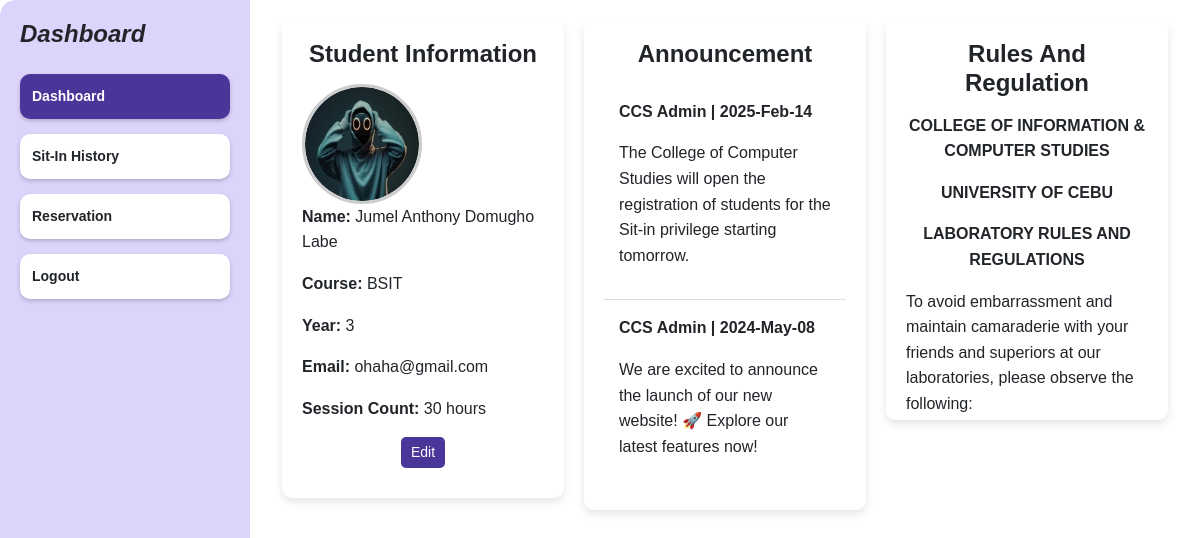
Page /dashboard (signed in) on the committed database.
### tables this page shows
CREATE TABLE students ( 
idno TEXT PRIMARY KEY,
lastname TEXT NOT NULL,
firstname TEXT NOT NULL,
midname TEXT,
course TEXT NOT NULL,
year_level INTEGER NOT NULL,
email_address TEXT NOT NULL,
username TEXT NOT NULL CHECK (username = idno),
password TEXT NOT NULL,
profile_picture TEXT DEFAULT NULL,
session_count INTEGER DEFAULT 30
);

### app.py (the view)
@app.route('/dashboard', methods=['GET'])
@login_required
def dashboard():
    conn = get_db_connection()
    cursor = conn.cursor()
    cursor.execute("""
        SELECT idno, firstname, lastname, midname, course, year_level, email_address, profile_picture, session_count
        FROM students WHERE idno = ?
    """, (session['user_id'],))
    user = cursor.fetchone()
    conn.close()
    if not user:
        flash("User not found!", "danger")
        return redirect(url_for('logout'))
    session['firstname'] = user['firstname']
    session['lastname'] = user['lastname']
    session['session_count'] = user['session_count']
    user_data = {
        "idno": user["idno"],
        "firstname": user["firstname"],
        "lastname": user["lastname"],
        "midname": user["midname"],
        "course": user["course"] or "N/A",  # Default if empty
        "year_level": user["year_level"] or "N/A",  # Default if empty
        "email_address": user["email_address"] or "N/A",  # Default if empty
        "profile_picture": user["profile_picture"] if user["profile_picture"] else None,  # None if not set
        "session_count": user["session_count"] if user["session_count"] else 0
    }
    return render_template('dashboard.html', user=user_data)

### app.py (called while the page is built)
def get_db_connection():
    conn = sqlite3.connect('users.db')
    conn.row_factory = sqlite3.Row
    return conn

def login_required(f):
    @wraps(f)
    def decorated_function(*args, **kwargs):
        if 'user_id' not in session:
            flash("Please log in first!", "warning")
            return redirect(url_for('login'))
        return f(*args, **kwargs)
    return decorated_function

@app.after_request
def add_header(response):
    response.headers['Cache-Control'] = 'no-store, no-cache, must-revalidate, post-check=0, pre-check=0, max-age=0'
    response.headers['Pragma'] = 'no-cache'
    response.headers['Expires'] = '-1'
    return response

### templates/dashboard.html (shortened to what this page needs)
{% extends "base.html" %}
{% block content %}
<head>
    <link rel="stylesheet" href="static/styles.css">
    <link href="https://cdn.jsdelivr.net/npm/bootstrap@5.3.0/dist/css/bootstrap.min.css" rel="stylesheet">
</head>
<body>
    <div class="dashboard-container">
        <div class="sidebar">
            <h1 class="dashboard-title">Dashboard</h1>
            <a href="{{ url_for('dashboard') }}" class="menu-btn active">Dashboard</a>
            <a href="{{ url_for('sit_in_history') }}" class="menu-btn">Sit-In History</a>
            <a href="{{ url_for('reserve') }}" class="menu-btn">Reservation</a>
            <a href="{{ url_for('logout') }}" class="menu-btn logout-btn">Logout</a>
        </div>
        <div class="content">
            <div class="container">
                <div class="student-info">
                    <h2>Student Information</h2>
                    <div class="profile-container">
                        <img src="{{ user['profile_picture'] if user['profile_picture'] else url_for('static', filename='default-avatar.jpg') }}" alt="Profile Picture" class="profile-pic" id="currentProfilePic">
                    </div>
                    <p><strong>Name:</strong> {{ user['firstname'] }} {{ user['midname'] }} {{ user['lastname'] }}</p>
                    <p><strong>Course:</strong> {{ user['course'] }}</p>
                    <p><strong>Year:</strong> {{ user['year_level'] }}</p>
                    <p><strong>Email:</strong> {{ user['email_address'] }}</p>
                    <p><strong>Session Count:</strong> {{ user['session_count'] if user['session_count'] else 30 }} hours</p>
                    <button class="edit-btn" onclick="openModal()">Edit</button>
                </div>
                <div class="announcement">
                    <h2>Announcement</h2>
                    <div class="announcement-item">
                        <p><strong>CCS Admin | 2025-Feb-14</strong></p>
                        <p>The College of Computer Studies will open the registration of students for the Sit-in privilege starting tomorrow.</p>
                    </div>
                    <div class="announcement-item">
                        <p><strong>CCS Admin | 2024-May-08</strong></p>
                        <p>We are excited to announce the launch of our new website! 🚀 Explore our latest features now!</p>
                    </div>
                </div>
                <div class="rules-regulation" style="width: 100%; max-width: 600px; margin-left: auto; margin-right: auto;">
                    <h2>Rules And Regulation</h2>
                    <center><strong><p>COLLEGE OF INFORMATION & COMPUTER STUDIES</p>
                    <p>UNIVERSITY OF CEBU</p>
                    <p>LABORATORY RULES AND REGULATIONS</p></strong></center>
                    <p>To avoid embarrassment and maintain camaraderie with your friends and superiors at our laboratories, please observe the following:</p>
                </div>
            </div>
        </div>
    </div>
</body>
</html>
{% endblock %}

### static/styles.css (style rules this page uses)
body { height: 100vh; margin: 0; display: flex; justify-content: center; align-items: center; background: #f5f5f5; font-family: Arial, sans-serif; }
* { margin: 0; padding: 0; box-sizing: border-box; font-family: Arial, sans-serif; }
body { display: flex; justify-content: center; align-items: center; height: 100vh; background-color: #f5f5f5; }
.dashboard-container { width: 100%; height: 100vh; display: flex; border-radius: 15px; background-color: #fff; overflow: hidden; }
.sidebar { width: 250px; background-color: #ddd4fc; padding: 20px; display: flex; flex-direction: column; gap: 15px; border-top-left-radius: 15px; border-bottom-left-radius: 15px; }
.dashboard-title { font-size: 24px; font-weight: bold; font-style: italic; text-align: left; margin-bottom: 10px; }
.profile-pic { width: 35px; height: 35px; background-color: #c0c0c0; border-radius: 50%; }
.menu-btn { background-color: #fff; border: none; padding: 12px; border-radius: 10px; font-size: 14px; font-weight: bold; text-align: left; cursor: pointer; box-shadow: 0px 2px 4px rgba(0, 0, 0, 0.2); text-decoration: none; color: inherit; }
.menu-btn.active { background-color: #4a3599; color: white; }
.content { flex: 1; background-color: #fff; border-top-right-radius: 15px; border-bottom-right-radius: 15px; padding: 20px; }

### templates/dashboard.html (style rules this page uses)
.container { display: flex; justify-content: space-between; gap: 20px; flex-wrap: wrap; }
.student-info, .announcement, .rules-regulation { background: #fff; padding: 20px; border-radius: 10px; box-shadow: 0px 4px 8px rgba(0, 0, 0, 0.1); flex: 1; max-width: 48%; overflow: hidden; height: 100%; }
.rules-regulation { max-height: 400px; overflow-y: auto; }
.student-info h2, .announcement h2, .rules-regulation h2 { font-size: 24px; font-weight: bold; margin-bottom: 15px; text-align: center; }
.profile-container { width: 120px; height: 120px; border-radius: 50%; overflow: hidden; display: flex; justify-content: center; align-items: center; border: 3px solid #ccc; }
.profile-pic { width: 100%; height: 100%; object-fit: cover; border-radius: 50%; }
.student-info p, .announcement-item p, .rules-regulation p { font-size: 16px; line-height: 1.6; }
.announcement-item { padding: 15px; border-bottom: 1px solid #ddd; }
.announcement-item:last-child { border-bottom: none; }
.edit-btn { display: block; margin: 10px auto; background: #4a3599; color: white; border: none; border-radius: 5px; padding: 5px 10px; cursor: pointer; font-size: 14px; }
.profile-pic { width: 100%; height: 100%; object-fit: cover; }

### rows in the picture
students: profile_picture (picture), firstname "Jumel Anthony", midname "Domugho", lastname "Labe", course "BSIT", year_level "3", email_address "ohaha@gmail.com", session_count "30"
